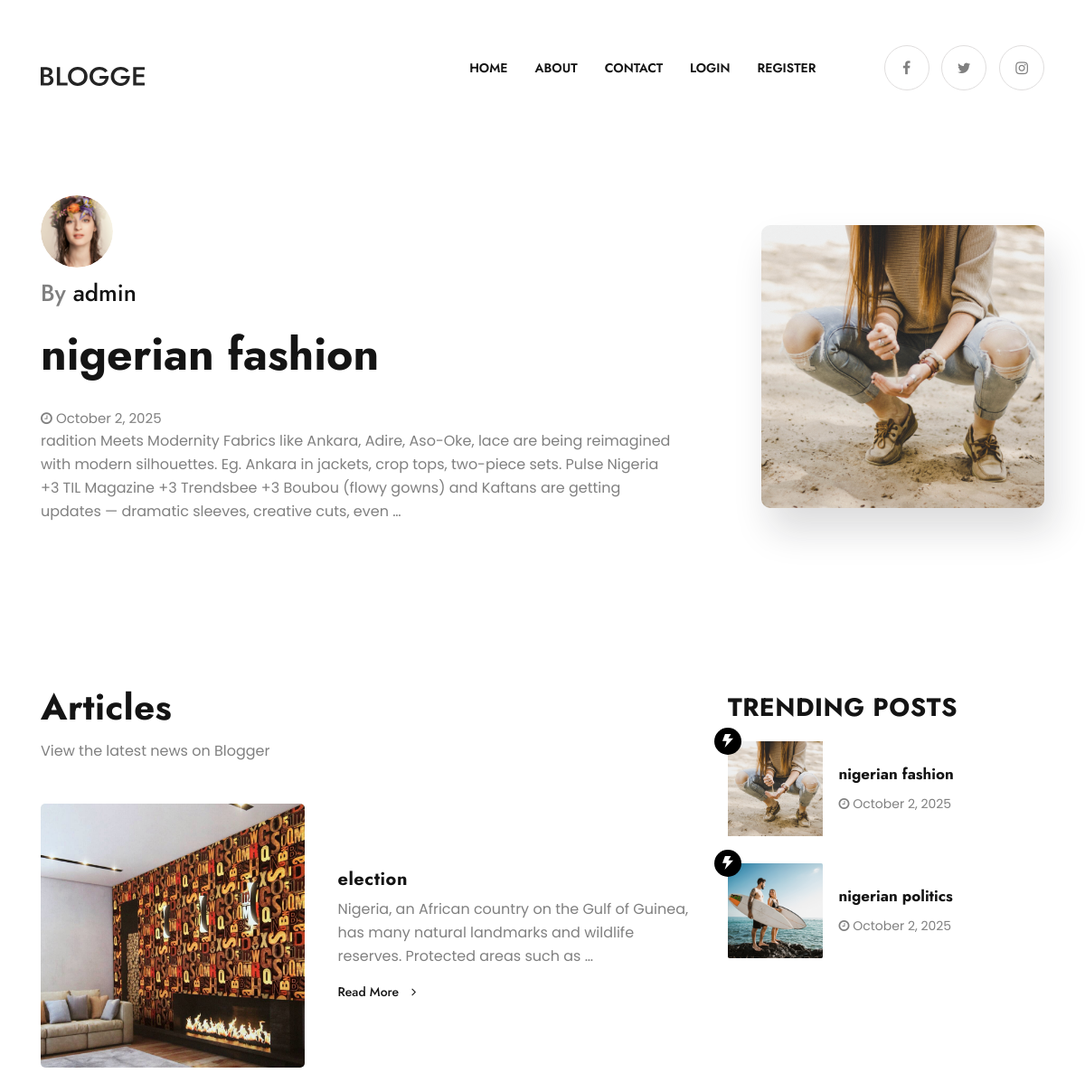
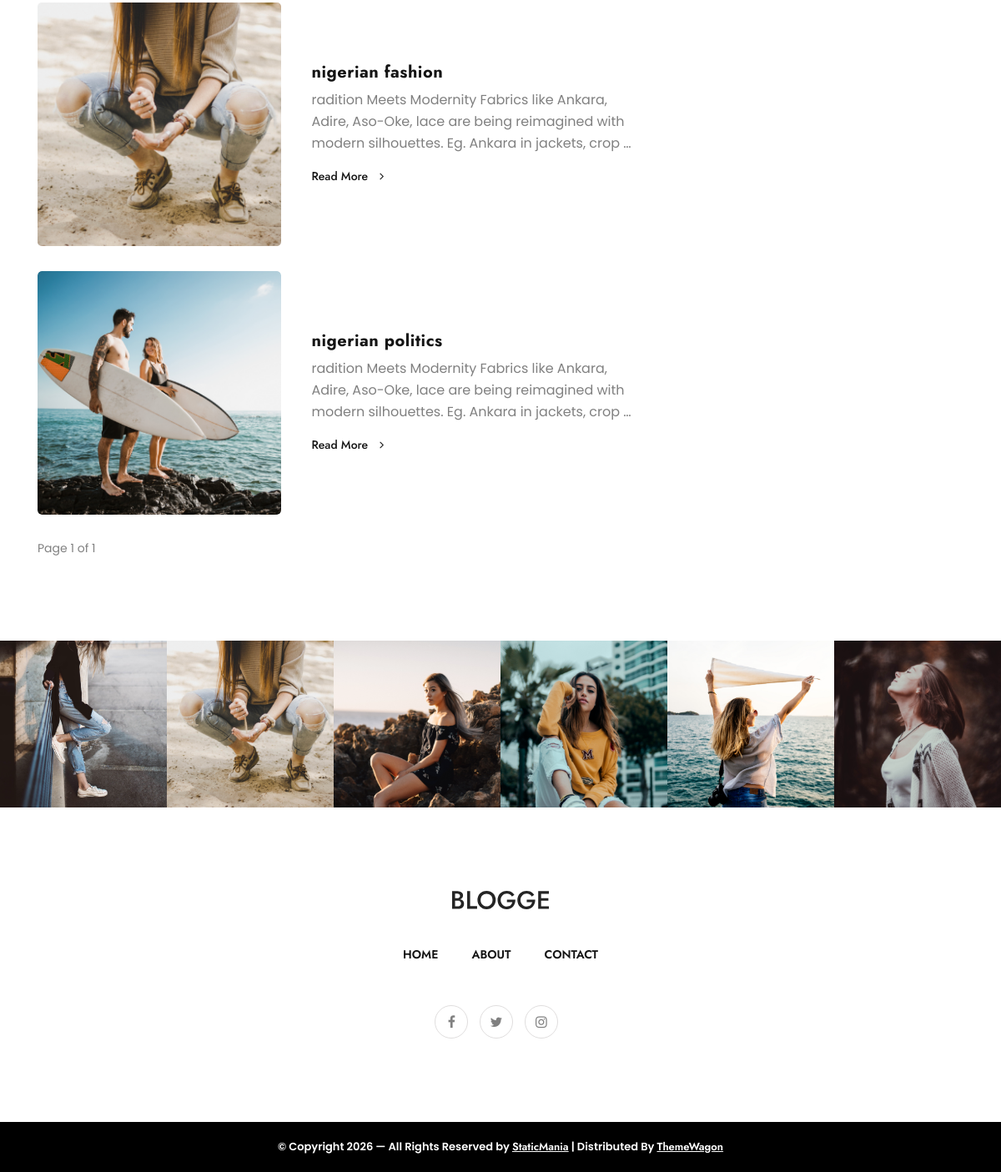
The page / on the database its author committed (2 pictures, top to bottom).
### insta/models.py (models this page shows, shortened)
class Post(models.Model):
    STATUS = [
        ('draft', 'Draft'),
        ('pending', 'Pending'),
        ('approved', 'Approved'),
    ]
    title = models.CharField(max_length=256)
    body = RichTextUploadingField()
    created_at = models.DateField(auto_now_add=True)
    author = models.ForeignKey(User, on_delete=models.CASCADE)
    featured = models.BooleanField(default=False)
    category = models.ForeignKey(Categorie, on_delete=models.CASCADE)
    status = models.CharField(
        max_length=20,
        choices=STATUS,
        default='draft'
    )
    img = models.ImageField(
        upload_to='post',
        default='post/default.jpg',
        null=True
    )

### insta/views.py (the view)
# urls.py: path('', views.home, name='instahome'),
def home(request):
    featured = Post.objects.filter(featured=True, status='approved')[:1]
    trending = Post.objects.filter(featured=True, status='approved').order_by('-created_at')[:4]
    posts = Post.objects.filter(status='approved').order_by("-created_at")
    paginator = Paginator(posts, 5)  # show 5 posts per page
    page_number = request.GET.get('page')
    page_obj = paginator.get_page(page_number)
    context = {
        "featured": featured,
        "trending": trending,
        "page_obj": page_obj
    }
    return render(request, "insta/home.html", context)

### insta/templates/insta/home.html (shortened to what this page needs)
{% extends "insta/base.html" %}
{% load static %}
{% block content %}
<section class="featured">
  <div class="container">
    <div class="row">
      {% for post in featured %}
      <div class="col-12">
        <article class="featured-post">
          <div class="featured-post-content">
            <div class="featured-post-author">
              <img src="{% static 'insta/images/author.png' %}" alt="author" />
              <p>By <span>{{ post.author.username }}</span></p>
            </div>
            <a href="{% url 'postDetails' post.id %}" class="featured-post-title">
              {{ post.title }}
            </a>
            <ul class="featured-post-meta">
              <li>
                <i class="fa fa-clock-o"></i>
                {{ post.created_at|date:"F j, Y" }}
              </li>
            </ul>
            <p>{{ post.body|truncatewords:45 }}</p>
          </div>
          <div class="featured-post-thumb">
            <img src="{{ post.img.url|default:'/media/default.jpg' }}" alt="{{ post.title }}">
          </div>
        </article>
      </div>
      {% empty %}
      <p>No posts yet!</p>
      {% endfor %}
    </div>
  </div>
</section>
<section class="blog">
  <div class="container">
    <div class="row">
      <div class="col-lg-8">
        <div class="blog-section-title">
          <h2>Articles</h2>
          <p>View the latest news on Blogger</p>
        </div>
        {% for post in page_obj %}
        <article class="blog-post">
          <div class="blog-post-thumb">
            <a href="{% url 'postDetails' post.id %}">
              <img src="{{ post.img.url|default:'/media/default.jpg' }}" alt="{{ post.title }}">
            </a>
          </div>
          <div class="blog-post-content">
            <h3>{{ post.title }}</h3>
            <p>{{ post.body|truncatewords:20 }}</p>
            <a href="{% url 'postDetails' post.id %}" class="blog-post-action">
              read more <i class="fa fa-angle-right"></i>
            </a>
          </div>
        </article>
        {% endfor %}
        <div class="pagination mt-4">
          <span>
            Page {{ page_obj.number }} of {{ page_obj.paginator.num_pages }}
          </span>
        </div>
      </div>
      <div class="col-lg-4">
        <div class="blog-post-widget">
          <div class="latest-widget-title">
            <h2>Trending Posts</h2>
          </div>
          {% for trend in trending %}
          <div class="latest-widget">
            <div class="latest-widget-thum">
              <a href="{% url 'postDetails' trend.id %}">
                <img src="{{ trend.img.url|default:'/media/default.jpg' }}" alt="{{ trend.title }}">
              </a>
              <div class="icon">
                <a href="{% url 'postDetails' trend.id %}">
                  <img src="{% static 'insta/images/blog/icon.svg' %}" alt="icon" />
                </a>
              </div>
            </div>
            <div class="latest-widget-content">
              <div class="content-title">
                <a href="{% url 'postDetails' trend.id %}">
                  {{ trend.title }}
                </a>
              </div>
              <div class="content-meta">
                <ul>
                  <li>
                    <i class="fa fa-clock-o"></i>
                    {{ trend.created_at|date:"F j, Y" }}
                  </li>
                </ul>
              </div>
            </div>
          </div>
          {% empty %}
          <p>No trending posts yet.</p>
          {% endfor %}
        </div>
      </div>
    </div>
  </div>
</section>
{% endblock content %}

### insta/templates/insta/base.html (shortened to what this page needs)
{% load static %}
<!DOCTYPE html>
<html lang="zxx">
<head>
  <link rel="stylesheet" href="{% static 'insta/css/style.css' %}">
</head>
<body>
<nav class="main-nav navbar navbar-expand-lg">
  <div class="container">
    <a class="navbar-brand" href="index.html">
      <img class="logo-main" src="{% static 'insta/images/logo.svg' %}" alt="logo" />
    </a>
    <div class="collapse navbar-collapse nav-list" id="mainNav">
      <ul class="navbar-nav ml-auto">
        <li class="nav-item">
          <a class="nav-link" href="{% url 'instahome' %}">Home </a>
        </li>
        <li class="nav-item">
          <a class="nav-link" href="{% url 'about' %}">About </a>
        </li>
        <li class="nav-item">
          <a class="nav-link" href="{% url 'contact' %}">Contact</a>
        </li>
        {% if user.is_authenticated  %}
         <li class="nav-item">
          <a class="nav-link" href="{% url 'logout' %}">logout</a>
        </li>
        {% else %}
        <li class="nav-item">
          <a class="nav-link" href="{% url 'login' %}">login</a>
        </li>
        <li class="nav-item">
          <a class="nav-link" href="{% url 'register' %}">Register</a>
        </li>
        {% endif %}
      </ul>
      <ul class="main-nav-social">
        <li>
          <a href="#"><i class="fa fa-facebook"></i></a>
        </li>
        <li>
          <a href="#"><i class="fa fa-twitter"></i></a>
        </li>
        <li>
          <a href="#"><i class="fa fa-instagram"></i></a>
        </li>
      </ul>
    </div>
  </div>
</nav>
{% block content %}{% endblock content %}
<section class="instagram">
  <div class="container-fluid">
    <div class="row">
      <div class="col-lg-12">
        <div class="instagram-item">
          <div class="instagram-item-thum">
            <img src="{% static 'insta/images/blog/case-studies-1.png' %}" alt="image">
          </div>
          <div class="instagram-item-thum">
            <img src="{% static 'insta/images/blog/case-studies-2.png' %}" alt="image">
          </div>
          <div class="instagram-item-thum">
            <img src="{% static 'insta/images/blog/case-studies-3.png' %}" alt="image">
          </div>
          <div class="instagram-item-thum">
            <img src="{% static 'insta/images/blog/case-studies-4.png' %}" alt="image">
          </div>
          <div class="instagram-item-thum">
            <img src="{% static 'insta/images/blog/case-studies-5.png' %}" alt="image">
          </div>
          <div class="instagram-item-thum">
            <img src="{% static 'insta/images/blog/case-studies-6.png' %}" alt="image">
          </div>
        </div>
      </div>
    </div>
  </div>
</section>
<section class="footer">
  <div class="container-fluid">
    <div class="row">
      <div class="col-lg-6 mx-auto text-center">
        <div class="footer-logo">
          <img src="{% static 'insta/images/logo.svg' %}" alt="logo" />
        </div>
      </div>
    </div>
    <div class="row">
      <div class="col-lg-6 mx-auto">
        <div class="footer-nav">
          <ul class="navbar-nav">
            <li class="nav-item">
              <a class="nav-link" href="index.html">Home </a>
            </li>
            <li class="nav-item">
              <a class="nav-link" href="about.html">About </a>
            </li>
            <li class="nav-item">
              <a class="nav-link" href="contact.html">Contact</a>
            </li>
          </ul>
        </div>
      </div>
    </div>
    <div class="row">
      <div class="col-lg-6 mx-auto">
        <div class="sociale-icon">
          <ul>
            <li>
              <a href="#"><i class="fa fa-facebook"></i></a>
            </li>
            <li>
              <a href="#"><i class="fa fa-twitter"></i></a>
            </li>
            <li>
              <a href="#"><i class="fa fa-instagram"></i></a>
            </li>
          </ul>
        </div>
      </div>
    </div>
    <div class="row">
  <div class="col-12">
    <div class="copy-right text-center">
      <p>
        © Copyright <span id="copyrightYear"></span> —
        All Rights Reserved by
        <a href="https://staticmania.com/" target="_blank">StaticMania</a>
        |
        Distributed By
        <a href="https://themewagon.com/" target="_blank">ThemeWagon</a>
      </p>
    </div>
  </div>
</div>
  </div>
</section>
</body>
</html>

### rows shown on the page
Post: author.username "admin", title "nigerian fashion", created_at "October 2, 2025", body "radition Meets Modernity Fabrics like Ankara, Adire, Aso-Oke, lace are being reimagined with modern silhouettes. Eg. Ankara in jackets, crop tops, two-piece sets. Pulse Nigeria +3 TIL Magazine +3 Trendsbee +3 Boubou (flowy gowns) and Kaftans are getting updates — dramatic sleeves, creative cuts, even …", img (picture), body "radition Meets Modernity Fabrics like Ankara, Adire, Aso-Oke, lace are being reimagined with modern silhouettes. Eg. Ankara in jackets, crop …"
Post: img (picture), title "election", body "Nigeria, an African country on the Gulf of Guinea, has many natural landmarks and wildlife reserves. Protected areas such as …"
Post: img (picture), title "nigerian politics", body "radition Meets Modernity Fabrics like Ankara, Adire, Aso-Oke, lace are being reimagined with modern silhouettes. Eg. Ankara in jackets, crop …", created_at "October 2, 2025"

### other values the page prints
{{ page_obj.number }} "1"
{{ page_obj.paginator.num_pages }} "1"
